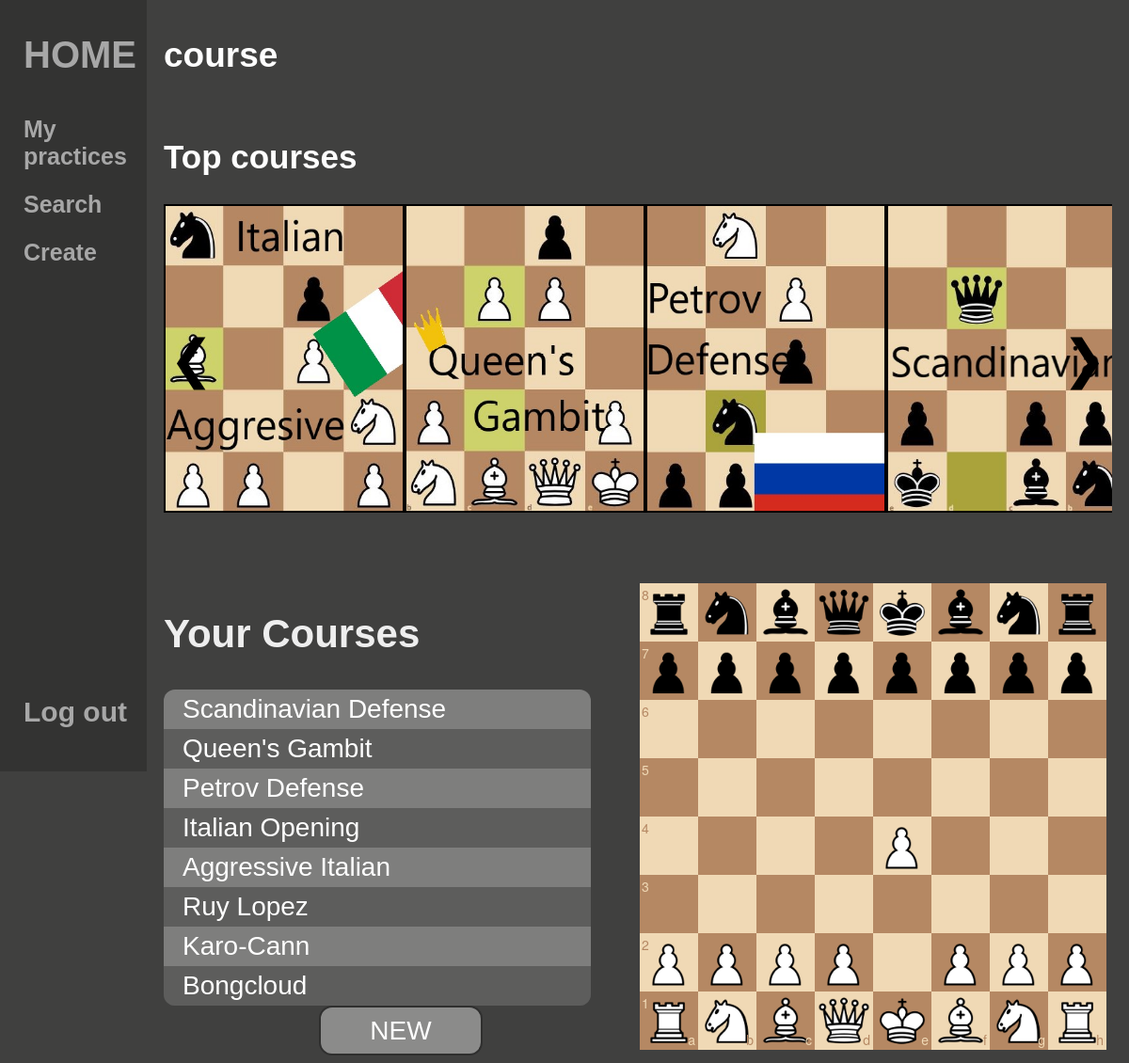
The app's page / (signed in) with its own data.
### chess/models.py (models this page shows)
class Course(models.Model):
    owner = models.ForeignKey(User, on_delete=models.CASCADE)
    name = models.CharField(max_length=120)
    public = models.BooleanField(default=False)

### chess/views.py (the view)
# urls.py: path("", views.index, name="index"),
def index(request):
    if request.user.is_authenticated:
        user_courses = Course.objects.filter(owner=request.user)
        return render(request, "index.html",{
            "user_courses" : user_courses
        })
    return render(request, "index.html")

### chess/templates/index.html (shortened to what this page needs)
{% extends "layout.html" %}
{% load static %}
{% block style %}
<link rel="stylesheet" href="{% static "styles.css" %}">
<link rel="stylesheet" href="{% static "chessboardjs/css/chessboard-1.0.0.css" %}">
{% endblock %}
{% block body %}
{% if request.user.is_authenticated %}
<h3 class="profile-user">{{ request.user.username }}</h3>
{% endif %}
<h3 class="carousel-title">Top courses</h3>
<div class="carousel">
    <div class="images">
        <a onclick="window.modalItalian.showModal();"><img src="{% static "posters/italian.JPG" %}" alt="Image 1"></a>
        <a onclick="window.modalQueens.showModal();"><img src="{% static "posters/queensGambit.JPG" %}" alt="Image 2"></a>
        <a onclick="window.modalPetrov.showModal();"><img src="{% static "posters/petrov.JPG" %}" alt="Image 3"></a>
        <a onclick="window.modalScandinavian.showModal();"><img src="{% static "posters/scandinavian.JPG" %}" alt="Image 4"></a>
    </div>
    <button class="prev">&#10094;</button>
    <button class="next">&#10095;</button>
</div>
<div class="bottom-grid">
    <div class="my-courses">
        <h2 class="courses__title">Your Courses</h2>
        <div class="courses__table">
            <ul>
                {% if user_courses %}
                    {% for course in user_courses %}
                        <li class="courses__item"><a onclick="window.modal{{ forloop.counter }}.showModal();" class="courses__link">{{ course.name }} </a></li>
                    {% endfor %}
                {% else %}
                <li class="courses__item"> No courses</li>
                {% endif %}
            </ul>
        </div>
        <a href="{% url "new-course" %}" class="new-course">NEW</a>
    </div>
    <div class="example">
        <div id="myBoard"></div>
    </div>
</div>
{% endblock %}

### chess/templates/layout.html (shortened to what this page needs)
{% load static %}
<!DOCTYPE html>
<html lang="en">
<head>
    <link rel="stylesheet" href="{% static "layout.css" %}">
    {% block style %}{% endblock %}
</head>
<body>
    <div class="sidenav">
        <div class="top-nav">
            <a id="home-logo-link" href="{% url "index" %}">HOME</a>
            <a href="{% url "my courses" %}">My practices</a>
            <a href="{% url "search" %}">Search</a>
            <a href="{% url "new-course" %}">Create</a>
        </div>
        <div class="bottom-nav">
            {% if request.user.is_authenticated %}
            <a href="{% url "logout" %}" >Log out</a>
            {% else %}
            <a href="{% url "login" %}">Log in</a>
            <a href="{% url "register" %}">Register</a>
            {% endif %}
        </div>
    </div>
    <main>
        {% block body %}{% endblock %}
    </main>
</body>
</html>

### chess/static/layout.css (style rules this page uses)
body { font-family: sans-serif; background-color: #111110cc; }
.sidenav { height: 100vh; width: 13vw; min-width: 150px; position: fixed; z-index: 1; top: 0; left: 0; background-color: #11111044; overflow-x: hidden; padding-top: 20px; display: flex; flex-direction: column; justify-content: space-between; }
.sidenav a { padding: 6px 8px 16px 25px; text-decoration: none; font-size: 25px; color: #a7a7a7; display: block; font-weight: bold; }
.bottom-nav { margin-bottom: 30px; }
.bottom-nav a { font-size: 30px; }
#home-logo-link { margin-top: 10px; margin-bottom: 20px; font-size: 40px; }
main { margin-left: 13vw; font-size: 28px; padding: 0px 10px; }

### chess/static/styles.css (style rules this page uses)
.profile-user { font-size: 37px; color: white; margin-top: 30px; display: inline-block; text-decoration: none; }
.carousel-title { margin: 0; margin-top: 30px; padding: 0; font-size: 35px; color: white; }
.carousel { margin-top: 30px; position: relative; width: 100%; overflow: hidden; }
.images { cursor: pointer; display: flex; transition: transform 0.5s ease; }
.images a { flex: 0 0 25%; border: 2px solid #000; }
.images img { width: 100%; height: 100%; }
.carousel button { position: absolute; top: 50%; transform: translateY(-50%); background: transparent; border: none; outline: none; font-size: 2em; cursor: pointer; }
.prev { left: 0; }
.next { right: 0; }
.bottom-grid { display: flex; margin-top: 70px; }
.my-courses { width: 50vw; }
.courses__title { color: #eee; }
.courses__table { margin-right: 50px; margin-left: 0; border-radius: 12px; background-color: #a7a7a799; max-height: 350px; overflow-y: scroll; }
.courses__table ul { padding-left: 0; margin-top: 0; margin-bottom: 0; }
ul .courses__item:nth-child(4n+3) { background-color: #0004; }
.courses__item { list-style-type: none; margin: 0; padding: 5px; padding-left: 20px; color: #ffffff; }
.courses__link { text-decoration: none; color: #ffffff; cursor: pointer; }
.example { width: 50vw; display: flex; align-items: center; }
#myBoard { flex-grow: 1; }
.new-course { border-radius: 14px; background-color: #a7a7a7bb; border: 2px solid #000a; width: 170px; height: 40px; display: block; text-align: center; margin: auto; cursor: pointer; color: #ffffff; text-decoration: none; padding-top: 9px; }

### records on screen
Course: name "Scandinavian Defense"
Course: name "Queen's Gambit"
Course: name "Petrov Defense"
Course: name "Italian Opening"
Course: name "Aggressive Italian"
Course: name "Ruy Lopez"
Course: name "Karo-Cann"
Course: name "Bongcloud"

### other values on screen
{{ request.user.username }} "course"
